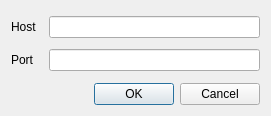
<?xml version="1.0" encoding="UTF-8"?>
<ui version="4.0">
 <class>ConnectionDialog</class>
 <widget class="QDialog" name="ConnectionDialog">
  <property name="geometry">
   <rect>
    <x>0</x>
    <y>0</y>
    <width>271</width>
    <height>116</height>
   </rect>
  </property>
  <property name="sizePolicy">
   <sizepolicy hsizetype="Fixed" vsizetype="Fixed">
    <horstretch>0</horstretch>
    <verstretch>0</verstretch>
   </sizepolicy>
  </property>
  <property name="windowTitle">
   <string>Connection details</string>
  </property>
  <layout class="QVBoxLayout" name="verticalLayout">
   <item>
    <widget class="QWidget" name="widget" native="true">
     <layout class="QGridLayout" name="gridLayout">
      <property name="leftMargin">
       <number>0</number>
      </property>
      <property name="topMargin">
       <number>0</number>
      </property>
      <property name="rightMargin">
       <number>0</number>
      </property>
      <property name="bottomMargin">
       <number>0</number>
      </property>
      <item row="0" column="0">
       <widget class="QLabel" name="label">
        <property name="text">
         <string>Host</string>
        </property>
       </widget>
      </item>
      <item row="1" column="0" colspan="2">
       <widget class="QLabel" name="label_2">
        <property name="text">
         <string>Port</string>
        </property>
       </widget>
      </item>
      <item row="1" column="2">
       <widget class="QLineEdit" name="portEdit">
        <property name="maxLength">
         <number>10</number>
        </property>
       </widget>
      </item>
      <item row="0" column="2">
       <widget class="QLineEdit" name="hostEdit"/>
      </item>
     </layout>
    </widget>
   </item>
   <item>
    <widget class="QDialogButtonBox" name="buttonBox">
     <property name="sizePolicy">
      <sizepolicy hsizetype="Expanding" vsizetype="Fixed">
       <horstretch>0</horstretch>
       <verstretch>0</verstretch>
      </sizepolicy>
     </property>
     <property name="orientation">
      <enum>Qt::Horizontal</enum>
     </property>
     <property name="standardButtons">
      <set>QDialogButtonBox::Cancel|QDialogButtonBox::Ok</set>
     </property>
    </widget>
   </item>
  </layout>
 </widget>
 <tabstops>
  <tabstop>hostEdit</tabstop>
  <tabstop>portEdit</tabstop>
 </tabstops>
 <resources/>
 <connections>
  <connection>
   <sender>buttonBox</sender>
   <signal>accepted()</signal>
   <receiver>ConnectionDialog</receiver>
   <slot>accept()</slot>
   <hints>
    <hint type="sourcelabel">
     <x>248</x>
     <y>254</y>
    </hint>
    <hint type="destinationlabel">
     <x>157</x>
     <y>274</y>
    </hint>
   </hints>
  </connection>
  <connection>
   <sender>buttonBox</sender>
   <signal>rejected()</signal>
   <receiver>ConnectionDialog</receiver>
   <slot>reject()</slot>
   <hints>
    <hint type="sourcelabel">
     <x>316</x>
     <y>260</y>
    </hint>
    <hint type="destinationlabel">
     <x>286</x>
     <y>274</y>
    </hint>
   </hints>
  </connection>
 </connections>
</ui>
